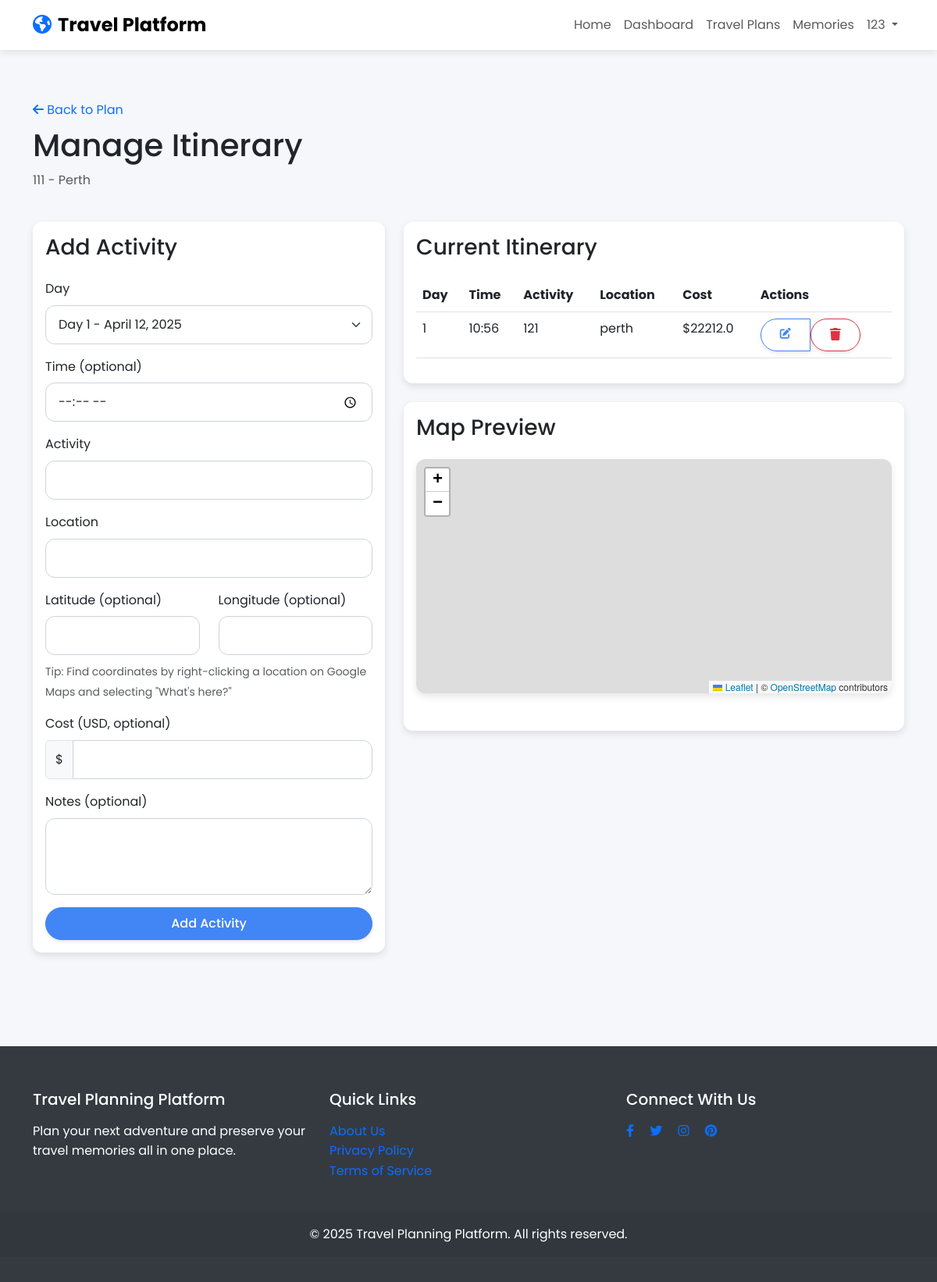
/planner/2/itinerary (signed in), run on the app's committed database.
### app/models/user.py (models this page shows, shortened)
class User(UserMixin, db.Model):
    id = db.Column(db.Integer, primary_key=True)
    username = db.Column(db.String(64), unique=True, nullable=False)
    email = db.Column(db.String(120), unique=True, nullable=False)
    password_hash = db.Column(db.String(128))
    created_at = db.Column(db.DateTime, default=datetime.utcnow)
    travel_plans = db.relationship('TravelPlan', backref='user', lazy='dynamic')
    memories = db.relationship('Memory', backref='user', lazy='dynamic')

### app/models/travel_plan.py (models this page shows, shortened)
class TravelPlan(db.Model):
    id = db.Column(db.Integer, primary_key=True)
    title = db.Column(db.String(100), nullable=False)
    destination = db.Column(db.String(100), nullable=False)
    start_date = db.Column(db.DateTime, nullable=False)
    end_date = db.Column(db.DateTime, nullable=False)
    budget = db.Column(db.Float)
    interests = db.Column(db.String(200))
    created_at = db.Column(db.DateTime, default=datetime.utcnow)
    is_public = db.Column(db.Boolean, default=False)
    user_id = db.Column(db.Integer, db.ForeignKey('user.id'), nullable=False)
    itinerary_items = db.relationship('ItineraryItem', backref='travel_plan', lazy='dynamic', cascade="all, delete-orphan")
    shared_with = db.relationship('PlanShare', backref='travel_plan', lazy='dynamic', cascade="all, delete-orphan")

class ItineraryItem(db.Model):
    id = db.Column(db.Integer, primary_key=True)
    day = db.Column(db.Integer, nullable=False)
    time = db.Column(db.String(10))
    activity = db.Column(db.String(200), nullable=False)
    location = db.Column(db.String(100))
    lat = db.Column(db.Float)
    lng = db.Column(db.Float)
    cost = db.Column(db.Float)
    notes = db.Column(db.Text)
    travel_plan_id = db.Column(db.Integer, db.ForeignKey('travel_plan.id'), nullable=False)

### app/routes/planner.py (the view, shortened to what this page needs)
@planner_bp.route('/<int:plan_id>/itinerary', methods=['GET', 'POST'])
@login_required
def manage_itinerary(plan_id):
    plan = TravelPlan.query.get_or_404(plan_id)
    items = ItineraryItem.query.filter_by(travel_plan_id=plan_id).order_by(ItineraryItem.day, ItineraryItem.time).all()
    return render_template('planner/itinerary.html', plan=plan, items=items)

### app/auth.py (called while the page is built)
@login_manager.user_loader
def load_user(user_id):
    return User.query.get(int(user_id))

### app/templates/planner/itinerary.html (shortened to what this page needs)
{% extends 'base.html' %}
{% block content %}
<div class="container py-5">
    <div class="row mb-4">
        <div class="col">
            <div class="d-flex align-items-center mb-2">
                <a href="{{ url_for('planner.view_plan', plan_id=plan.id) }}" class="text-decoration-none me-3">
                    <i class="fas fa-arrow-left"></i> Back to Plan
                </a>
            </div>
            <h1 class="mb-2">Manage Itinerary</h1>
            <p class="text-muted">{{ plan.title }} - {{ plan.destination }}</p>
        </div>
    </div>
    <div class="row">
        <div class="col-lg-5 mb-4">
            <div class="card animate fade-in">
                <div class="card-body">
                    <h3 class="card-title mb-4">Add Activity</h3>
                    <form method="post" class="needs-validation" novalidate>                        <div class="mb-3">
                            <label for="day" class="form-label">Day</label>
                            <select class="form-select" id="day" name="day" required>
                                {% for i in range(1, (plan.end_date - plan.start_date).days + 2) %}
                                    {% set current_date = plan.start_date + day_timedelta(i-1) %}
                                    <option value="{{ i }}">Day {{ i }} - {{ current_date | datetime_format }}</option>
                                {% endfor %}
                            </select>
                        </div>
                        <div class="mb-3">
                            <label for="time" class="form-label">Time (optional)</label>
                            <input type="time" class="form-control" id="time" name="time">
                        </div>
                        <div class="mb-3">
                            <label for="activity" class="form-label">Activity</label>
                            <input type="text" class="form-control" id="activity" name="activity" required>
                        </div>
                        <div class="mb-3">
                            <label for="location" class="form-label">Location</label>
                            <input type="text" class="form-control" id="location" name="location">
                        </div>
                        <div class="row mb-3">
                            <div class="col-md-6">
                                <label for="lat" class="form-label">Latitude (optional)</label>
                                <input type="number" step="any" class="form-control" id="lat" name="lat">
                            </div>
                            <div class="col-md-6">
                                <label for="lng" class="form-label">Longitude (optional)</label>
                                <input type="number" step="any" class="form-control" id="lng" name="lng">
                            </div>
                            <div class="col-12 mt-2">
                                <small class="text-muted">
                                    Tip: Find coordinates by right-clicking a location on Google Maps and selecting "What's here?"
                                </small>
                            </div>
                        </div>
                        <div class="mb-3">
                            <label for="cost" class="form-label">Cost (USD, optional)</label>
                            <div class="input-group">
                                <span class="input-group-text">$</span>
                                <input type="number" step="0.01" min="0" class="form-control" id="cost" name="cost">
                            </div>
                        </div>
                        <div class="mb-3">
                            <label for="notes" class="form-label">Notes (optional)</label>
                            <textarea class="form-control" id="notes" name="notes" rows="3"></textarea>
                        </div>
                        <div class="d-grid">
                            <button type="submit" class="btn btn-primary">Add Activity</button>
                        </div>
                    </form>
                </div>
            </div>
        </div>
        <div class="col-lg-7">
            <div class="card animate fade-in" style="animation-delay: 0.2s;">
                <div class="card-body">
                    <h3 class="card-title mb-4">Current Itinerary</h3>
                    {% if items %}
                        <div class="table-responsive">
                            <table class="table">
                                <thead>
                                    <tr>
                                        <th>Day</th>
                                        <th>Time</th>
                                        <th>Activity</th>
                                        <th>Location</th>
                                        <th>Cost</th>
                                        <th>Actions</th>
                                    </tr>
                                </thead>
                                <tbody>
                                    {% for item in items %}
                                        <tr class="animate fade-in" style="animation-delay: {{ loop.index0 * 0.1 }}s;">
                                            <td>{{ item.day }}</td>
                                            <td>{{ item.time or '-' }}</td>
                                            <td>{{ item.activity }}</td>
                                            <td>{{ item.location or '-' }}</td>
                                            <td>{{ '$' + item.cost|string if item.cost else '-' }}</td>                                            <td>
                                                <div class="btn-group btn-group-sm">
                                                    <a href="{{ url_for('planner.edit_plan', plan_id=plan.id) }}?item_id={{ item.id }}" class="btn btn-outline-primary">
                                                        <i class="fas fa-edit"></i>
                                                    </a>
                                                    <form action="{{ url_for('planner.delete_plan', plan_id=plan.id) }}?item_id={{ item.id }}" method="post" onsubmit="return confirm('Are you sure you want to delete this activity?');">
                                                        <button type="submit" class="btn btn-outline-danger">
                                                            <i class="fas fa-trash"></i>
                                                        </button>
                                                    </form>
                                                </div>
                                            </td>
                                        </tr>
                                    {% endfor %}
                                </tbody>
                            </table>
                        </div>
                    {% else %}
                        <div class="text-center py-4">
                            <i class="fas fa-calendar-day fa-2x text-muted mb-3"></i>
                            <p>No activities added yet. Use the form to add your first activity.</p>
                        </div>
                    {% endif %}
                </div>
            </div>            <div class="card mt-4 animate fade-in" style="animation-delay: 0.3s;">
                <div class="card-body">
                    <h3 class="card-title mb-4">Map Preview</h3>
                    {% set map_items = [] %}
                    {% for item in items %}
                        {% set _ = map_items.append({
                            'id': item.id,
                            'day': item.day,
                            'time': item.time|string if item.time else '',
                            'activity': item.activity,
                            'location': item.location,
                            'lat': item.lat,
                            'lng': item.lng,
                            'cost': item.cost|float if item.cost else 0,
                            'notes': item.notes
                        }) %}
                    {% endfor %}
                    <div id="planMap" class="map-container" data-items='{{ map_items | tojson }}' style="height: 300px;">
                    </div>
                </div>
            </div>
        </div>
    </div>
</div>
{% endblock %}

### app/templates/base.html (shortened to what this page needs)
<!DOCTYPE html>
<html lang="en">
<head>
    <link href="https://cdn.jsdelivr.net/npm/bootstrap@5.3.0-alpha1/dist/css/bootstrap.min.css" rel="stylesheet">
    <link rel="stylesheet" href="https://cdnjs.cloudflare.com/ajax/libs/font-awesome/6.0.0/css/all.min.css">
    <link rel="stylesheet" href="https://unpkg.com/leaflet@1.9.3/dist/leaflet.css">
    <link rel="stylesheet" href="{{ url_for('static', filename='css/style.css') }}">
</head>
<body>
    <nav class="navbar navbar-expand-lg navbar-light bg-white sticky-top">
        <div class="container">
            <a class="navbar-brand" href="{{ url_for('main.index') }}">
                <i class="fas fa-globe-americas me-2 text-primary"></i>Travel Platform
            </a>
            <div class="collapse navbar-collapse" id="navbarNav">
                <ul class="navbar-nav ms-auto">
                    <li class="nav-item">
                        <a class="nav-link" href="{{ url_for('main.index') }}">Home</a>
                    </li>
                    {% if current_user.is_authenticated %}
                        <li class="nav-item">
                            <a class="nav-link" href="{{ url_for('main.dashboard') }}">Dashboard</a>
                        </li>
                        <li class="nav-item">
                            <a class="nav-link" href="{{ url_for('planner.index') }}">Travel Plans</a>
                        </li>
                        <li class="nav-item">
                            <a class="nav-link" href="{{ url_for('memories.index') }}">Memories</a>
                        </li>
                        <li class="nav-item dropdown">
                            <a class="nav-link dropdown-toggle" href="#" id="navbarDropdown" role="button" data-bs-toggle="dropdown">
                                {{ current_user.username }}
                            </a>
                        </li>
                    {% endif %}
                </ul>
            </div>
        </div>
    </nav>
    <main>
        {% block content %}{% endblock %}
    </main>
    <footer class="text-center text-lg-start">
        <div class="container py-4">
            <div class="row">
                <div class="col-lg-4 mb-4 mb-lg-0">
                    <h5 class="mb-3">Travel Planning Platform</h5>
                    <p>Plan your next adventure and preserve your travel memories all in one place.</p>
                </div>
                <div class="col-lg-4 mb-4 mb-lg-0">
                    <h5 class="mb-3">Quick Links</h5>
                    <ul class="list-unstyled">
                        <li><a href="{{ url_for('main.about') }}" class="text-decoration-none">About Us</a></li>
                        <li><a href="#" class="text-decoration-none">Privacy Policy</a></li>
                        <li><a href="#" class="text-decoration-none">Terms of Service</a></li>
                    </ul>
                </div>
                <div class="col-lg-4">
                    <h5 class="mb-3">Connect With Us</h5>
                    <div class="social-links">
                        <a href="#" class="me-3 text-decoration-none"><i class="fab fa-facebook-f"></i></a>
                        <a href="#" class="me-3 text-decoration-none"><i class="fab fa-twitter"></i></a>
                        <a href="#" class="me-3 text-decoration-none"><i class="fab fa-instagram"></i></a>
                        <a href="#" class="text-decoration-none"><i class="fab fa-pinterest"></i></a>
                    </div>
                </div>
            </div>
        </div>
        <div class="text-center p-3" style="background-color: rgba(0, 0, 0, 0.05);">
            © 2025 Travel Planning Platform. All rights reserved.
        </div>
    </footer>
</body>
</html>

### app/static/css/style.css (style rules this page uses)
:root { --primary-color: #4285f4; --secondary-color: #34a853; --accent-color: #fbbc05; --danger-color: #ea4335; --light-color: #f8f9fa; --dark-color: #343a40; --text-color: #212529; --border-radius: 12px; --transition-speed: 0.3s; --box-shadow: 0 4px 10px rgba(0, 0, 0, 0.1); }
body { font-family: 'Poppins', sans-serif; line-height: 1.6; color: var(--text-color); background-color: #f5f7fa; transition: all var(--transition-speed) ease; }
.animate { animation-duration: 0.5s; animation-fill-mode: both; }
.fade-in { animation-name: fadeIn; }
.card { border-radius: var(--border-radius); overflow: hidden; border: none; box-shadow: var(--box-shadow); transition: transform var(--transition-speed); }
.btn { border-radius: 50px; padding: 0.5rem 1.5rem; transition: all var(--transition-speed); box-shadow: 0 2px 5px rgba(0, 0, 0, 0.1); font-weight: 500; }
.btn-primary { background-color: var(--primary-color); border-color: var(--primary-color); }
.btn-outline-primary { border-color: var(--primary-color); color: var(--primary-color); }
.form-control, .form-select { border-radius: var(--border-radius); border: 1px solid #ced4da; padding: 0.75rem 1rem; transition: border-color var(--transition-speed), box-shadow var(--transition-speed); }
.navbar { background-color: white; box-shadow: 0 2px 10px rgba(0, 0, 0, 0.1); }
.navbar-brand { font-weight: 700; font-size: 1.5rem; }
footer { background-color: var(--dark-color); color: white; padding: 2rem 0; margin-top: 3rem; }
.map-container { height: 500px; border-radius: var(--border-radius); overflow: hidden; box-shadow: var(--box-shadow); margin-bottom: 2rem; }

### data on the page
User: username "123"
TravelPlan: title "111", destination "Perth", day "Day 1 - April 12, 2025"
ItineraryItem: day "1", time "10:56", activity "121", location "perth", cost "$22212.0"
